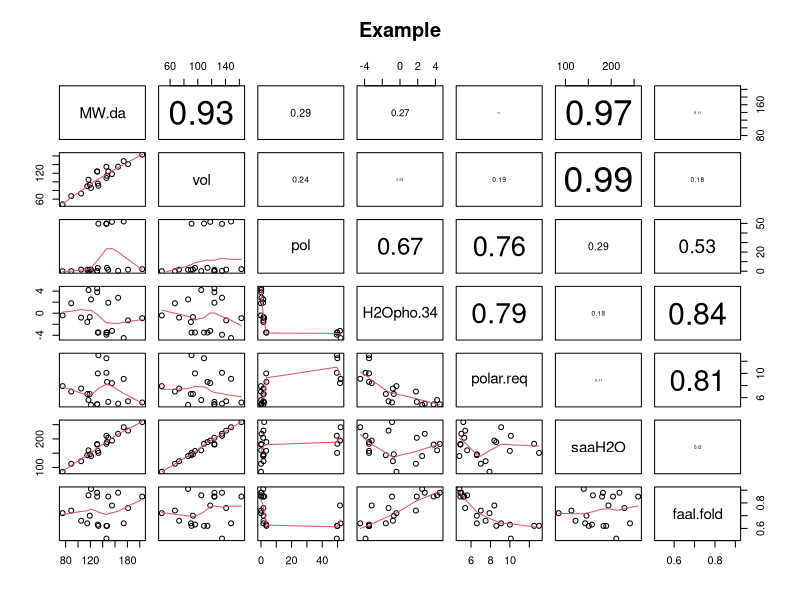
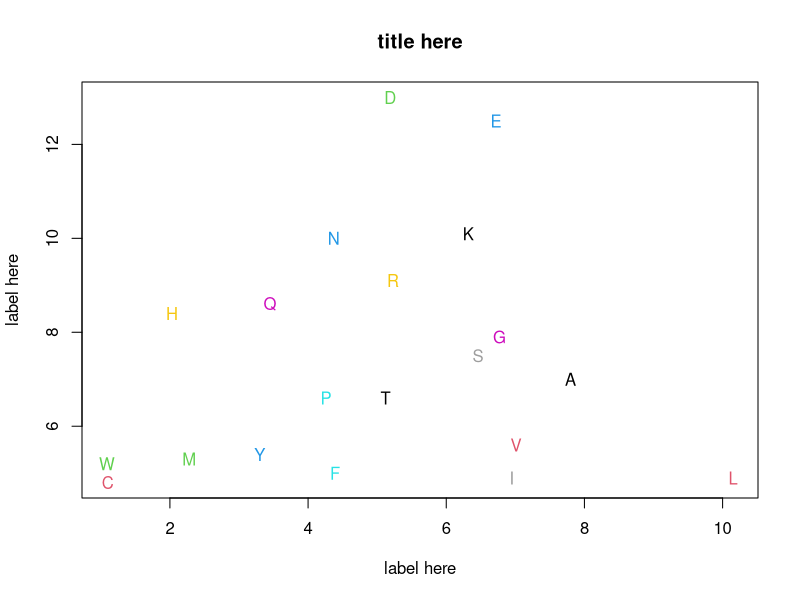
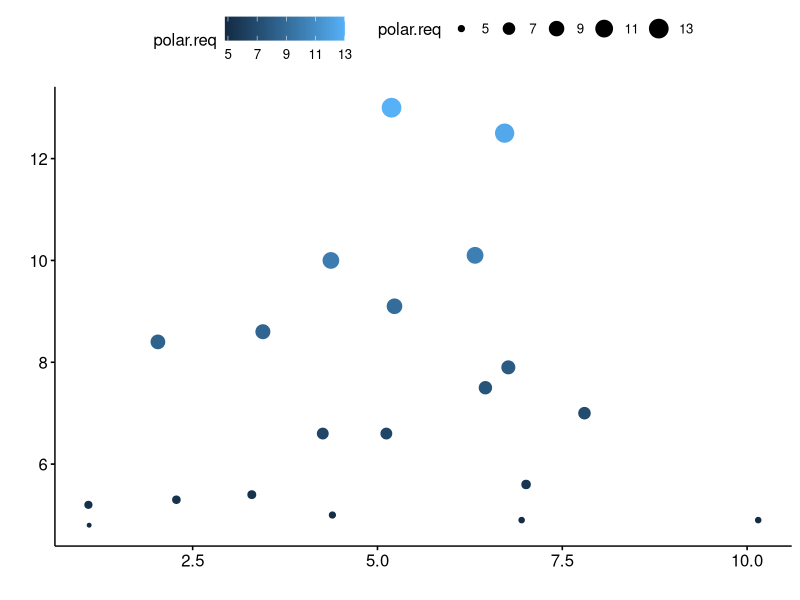
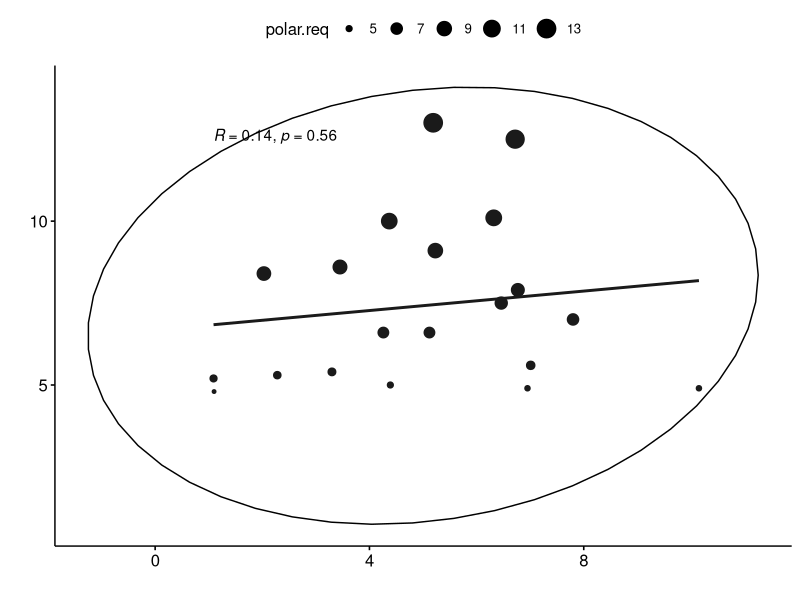
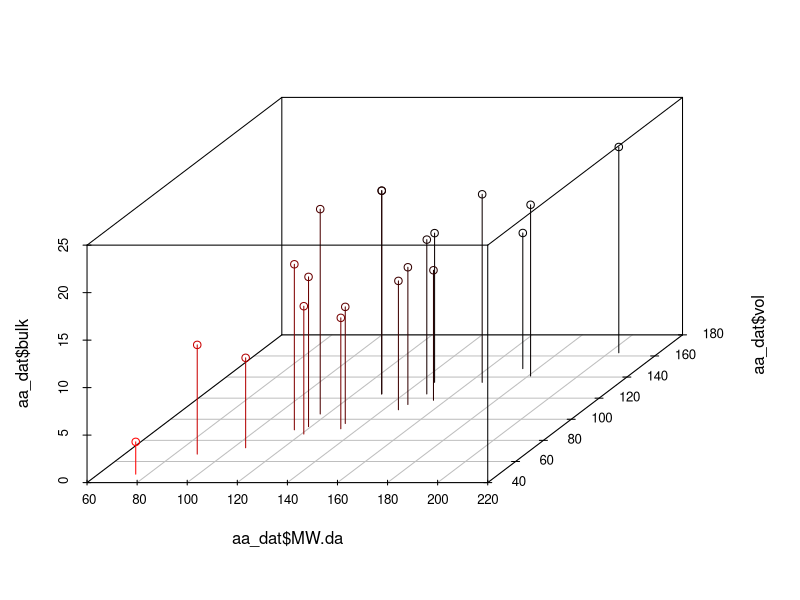
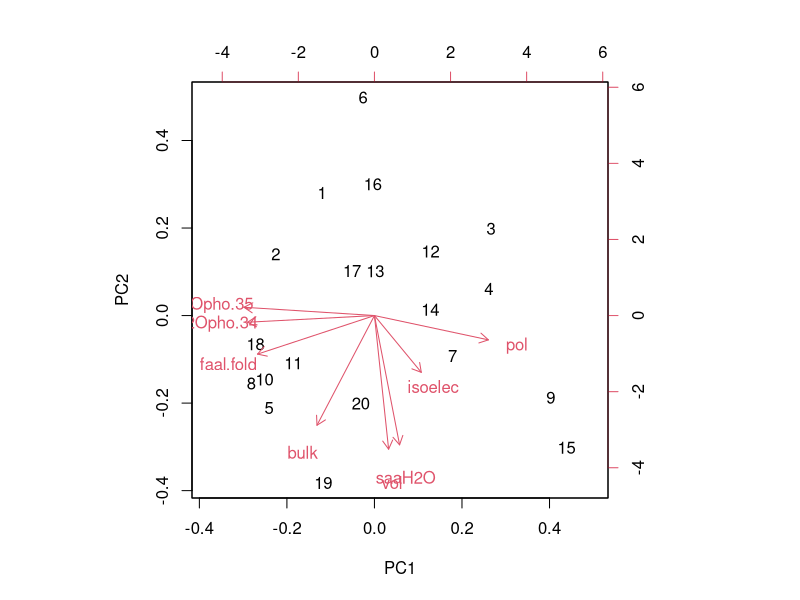
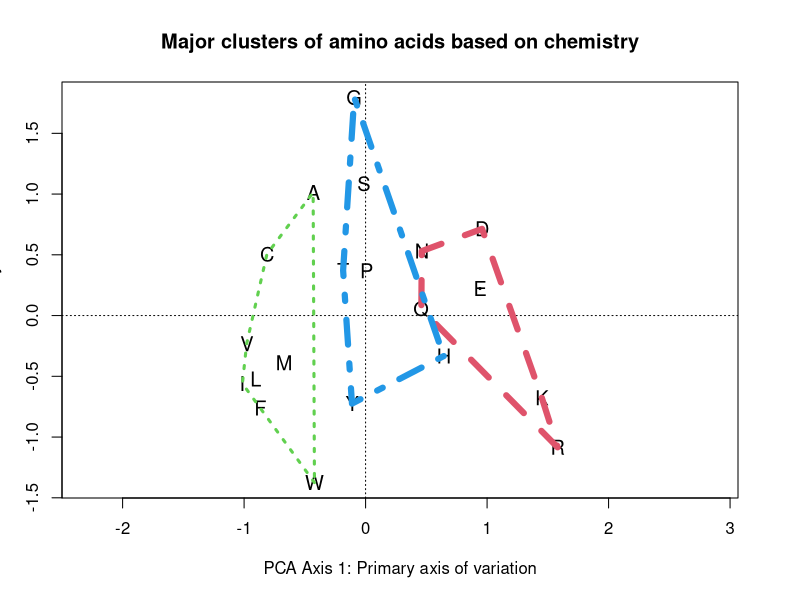
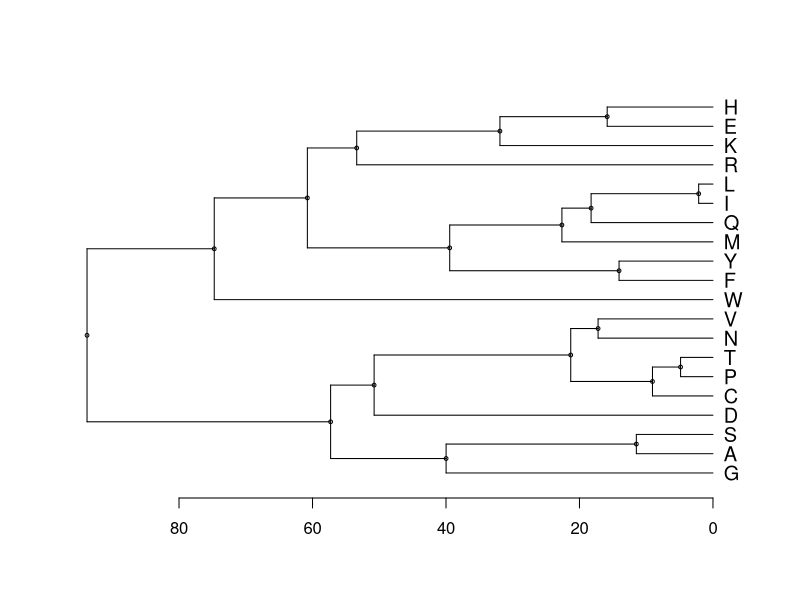

These charts were generated, in order, by the following R code:
## ---- chunk 1
knitr::opts_chunk$set(echo = TRUE, eval = FALSE)
## ---- chunk 2
library(ggplot2)
library(ggpubr)
library(vegan)
library(scatterplot3d)
## ---- chunk 3
# 1 letter code
aa        <-c('A','C','D','E','F','G','H','I','K','L','M','N',
              'P','Q','R','S','T','V','W','Y')


## molecular weight in dalton
MW.da     <-c(89,121,133,146,165,75,155,131,146,131,149,132,115,147,174,105,119,117,204,181)

## vol from van der Waals radii 
vol    <-c(67,86,91,109,135,48,118,124,135,124,124,96,90,
              114,148,73,93,105,163,141)

##  bulk – a measure of the shape of the side chain
bulk <-c(11.5,13.46,11.68,13.57,19.8,3.4,13.69,21.4,
              15.71,21.4,16.25,12.28,17.43,
              14.45,14.28,9.47,15.77,21.57,21.67,18.03)

## pol – a measure of the electric field strength around the molecule
pol  <-c(0,1.48,49.7,49.9,0.35,0,51.6,0.13,49.5,0.13,
              1.43,3.38,1.58,3.53,52,1.67,1.66,0.13,2.1,1.61)

## isoelec point
isoelec <-c(6,5.07,2.77,3.22,5.48,5.97,7.59,6.02,9.74,5.98,
                   5.74,5.41,6.3,5.65,10.76,5.68,6.16,5.96,5.89,5.66)

## 1st Hydrophobicity scale
H2Opho.34 <-c(1.8,2.5,-3.5,-3.5,2.8,-0.4,-3.2,4.5,-3.9,3.8,1.9,
                  -3.5,-1.6,-3.5,-4.5,-0.8,-0.7,4.2,-0.9,-1.3)

## 2nd Hydrophobicity scale
H2Opho.35 <-c(1.6,2,-9.2,-8.2,3.7,1,-3,3.1,-8.8,2.8,3.4,-4.8,
                  -0.2,-4.1,-12.3,0.6,1.2,2.6,1.9,-0.7)

## Surface area accessible to water in an unfolded peptide
saaH2O       <-c(113,140,151,183,218,85,194,182,211,180,204,158,
                 143,189,241,122,146,160,259,229)


## Fraction of accessible area lost when a protein folds
faal.fold    <-c(0.74,0.91,0.62,0.62,0.88,0.72,0.78,0.88,0.52,
                 0.85,0.85,0.63,0.64,0.62,0.64,0.66,0.7,0.86,0.85,0.76)



# Polar requirement 
polar.req    <-c(7,4.8,13,12.5,5,7.9,8.4,4.9,10.1,4.9,5.3,10,
                 6.6,8.6,9.1,7.5,6.6,5.6,5.2,5.4)

## relative frequency of occurance
## "The frequencies column shows the mean 
### percentage of each amino acid in the protein sequences 
### of modern organisms"
freq        <-c(7.8,1.1,5.19,6.72,4.39,6.77,2.03,6.95,6.32,
                10.15,2.28,4.37,4.26,3.45,5.23,6.46,5.12,7.01,1.09,3.3)

##
# charges
## un = Un-charged
## neg = negative
## pos = positive
charge<-c('un','un','neg','neg','un','un','pos','un','pos',
          'un','un','un','un','un','pos','un','un','un','un','un')

## hydropathy
hydropathy<-c('hydrophobic','hydrophobic','hydrophilic','
              hydrophilic','hydrophobic','neutral','neutral',
              'hydrophobic','hydrophilic','hydrophobic','hydrophobic',
              'hydrophilic','neutral',
              'hydrophilic','hydrophilic','neutral','neutral',
              'hydrophobic','hydrophobic','neutral')

## vol
vol.cat<-c('verysmall','small','small','medium',
              'verylarge','verysmall','medium','large','large',
              'large','large','small','small','medium','large',
              'verysmall',
              'small','medium','verylarge','verylarge')

## pol
pol.cat<-c('nonpolar','nonpolar','polar','polar',
                'nonpolar','nonpolar','polar','nonpolar',
                'polar','nonpolar','nonpolar','polar','nonpolar','polar',
                'polar','polar','polar','nonpolar','nonpolar','polar')

## chemical
chemical<-c('aliphatic','sulfur','acidic','acidic','aromatic',
            'aliphatic','basic','aliphatic','basic','aliphatic','sulfur',
            'amide','aliphatic','amide','basic','hydroxyl','hydroxyl',
            'aliphatic','aromatic','aromatic')




## ---- chunk 4
### Build dataframe
aa_dat <- data.frame(aa, 
                     MW.da,vol,
                     bulk, pol, 
                     isoelec,H2Opho.34, H2Opho.35,
                     saaH2O, faal.fold, polar.req,
                     freq, charge, hydropathy,
                     vol.cat, pol.cat, chemical)
## ---- chunk 5
cor_ <- round(cor(aa_dat[,-c(1,13:17)]),2)
diag(cor_) <- NA
cor_[upper.tri(cor_)] <- NA
cor_


## ---- chunk 6
which(cor_ == max(cor_, na.rm = T), arr.ind = T)
## ---- chunk 7
max(cor_, na.rm = T)
min(cor_, na.rm = T)
which(cor_ == min(cor_, na.rm = T), arr.ind = T)
## ---- chunk 8
panel.cor <- function(x, y, digits = 2, prefix = "", cex.cor,...)
{
    usr <- par("usr"); on.exit(par(usr))
    par(usr = c(0, 1, 0, 1))
    r <- abs(cor(x, y))
    txt <- format(c(r, 0.123456789), digits = digits)[1]
    txt <- paste0(prefix, txt)
    if(missing(cex.cor)) cex.cor <- 0.8/strwidth(txt)
    text(0.5, 0.5, txt, cex = cex.cor * r)
}
## ---- chunk 9
plot(aa_dat[,c("MW.da","vol","pol",
               "H2Opho.34","polar.req",
               "saaH2O","faal.fold")],
     panel = panel.smooth,
      upper.panel =panel.cor ,
     main = "Example")
## ---- chunk 10
plot(polar.req  ~ freq, data = aa_dat,
     xlab = "label here",
     ylab = "label here",
     main = "title here",
     col = 0)

text(polar.req ~ freq, 
     labels = aa, 
     data = aa_dat, 
     col = 1:20)
## ---- chunk 11
ggscatter(y = "polar.req",
          x = "freq",
          size = "polar.req",
          color = "polar.req",
          data = aa_dat,
          xlab = "",
          ylab = "")
## ---- chunk 12
ggscatter(y = "polar.req",
          x = "freq",
          size = "polar.req",
           add = "reg.line",  # line of best fit
           ellipse = TRUE,   # data ellipse
          cor.coef = TRUE, # correlation coef
         # color = "freq",
          data = aa_dat,
         xlab = "",
         ylab = "")
## ---- chunk 13
scatterplot3d(x = aa_dat$MW.da,
              y = aa_dat$vol,
              z = aa_dat$bulk,
              highlight.3d = TRUE,
              type="h")
## ---- chunk 14
aa_dat2 <- aa_dat[,-c(1,
                      2,11,12,
                      13,14,15,16,17)]
## ---- chunk 15
pca.out <- prcomp(aa_dat2, scale = TRUE)
## ---- chunk 16
biplot(pca.out)
## ---- chunk 17
rda.out <- vegan::rda(aa_dat2, 
                      scale = TRUE)
## ---- chunk 18
rda_scores <- scores(rda.out)
## ---- chunk 19
rda.out <- vegan::rda(aa_dat2, 
                      scale = TRUE)
## ---- chunk 20
rda_scores <- scores(rda.out)
## ---- chunk 21
# Build plot
biplot(rda.out, display = "sites", col = 0,
         main = "Major clusters of amino acids based on chemistry",
       xlab = "PCA Axis 1: Primary axis of variation",
       ylab = "PCA Axis 1: Secondary axis of variation")

# add point
orditorp(rda.out, display = "sites", labels = aa_dat$aa, cex = 1.2)

# add groupings
ordihull(rda.out,
         group = aa_dat$hydropathy,
         col = 1:7,
         lty = 1:7,
         lwd = c(3,6))
## ---- chunk 22
row.names(aa_dat2) <- paste(aa_dat$aa,
                            #aa_dat$hydropathy,
                            sep = ".")
## ---- chunk 23
dist_euc <- dist(aa_dat2, 
                 method = "euclidean")
## ---- chunk 24
clust_euc <- hclust(dist_euc,
                    method = "average")
## ---- chunk 25
dendro_euc <- as.dendrogram(clust_euc)
plot(dendro_euc,horiz = T,
     nodePar = list(pch = c(1,NA), 
                  cex = 0.5, 
                   lab.cex = 1.2))
